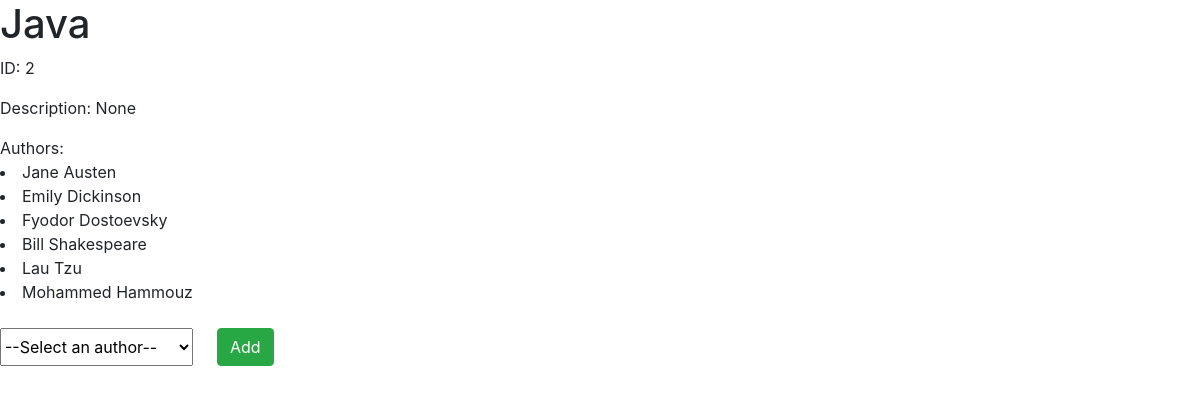
The page /books/2 on the database its author committed.
### Author_app/models.py (models this page shows)
class Book(models.Model):
    title=models.CharField(max_length=255)
    desc=models.TextField(null=True)
    authors=models.ManyToManyField(Author,related_name="books")
    created_at=models.DateTimeField(auto_now_add=True)
    updated_at=models.DateTimeField(auto_now=True)

class Author(models.Model):
    first_name=models.CharField(max_length=45)
    last_name=models.CharField(max_length=45)
    author_notes=models.TextField(null=True)
    created_at=models.DateTimeField(auto_now_add=True)
    updated_at=models.DateTimeField(auto_now=True)

### Author_app/views.py (the view)
# urls.py: path('books/<int:number>',views.books),
def books(request,number):
    context={
        "Some_Book":models.some_book(number),
        "All_Authors":models.all_authors(),
    }
    return render(request,"some_book.html",context)

### Author_app/models.py (called while the page is built)
def some_book(number):
    return Book.objects.get(id=number)

def all_authors():
    return Author.objects.all()

### Author_app/templates/some_book.html (shortened to what this page needs)
<!DOCTYPE html>
<html lang="en">
<head>
    {%load static%}
    <link rel="stylesheet" href="{%static 'css/bootstrap.css'%}">
</head>
<body>
    <h1>{{Some_Book.title}}</h1>
    <p>ID: {{Some_Book.id}}</p>
    <p>Description: {{Some_Book.desc}}</p>
    <div>Authors: {%for x in Some_Book.authors.all%}
        <li>{{x.first_name}} {{x.last_name}}</li>
        {%endfor%}
    </div>
    <form action="/some_book" method="POST" class="formInRow">
        <select class="form-select" name="assigned_author">
            <option selected>--Select an author--</option>
        </select>
        <input value="Add" type="submit" class="btn btn-success">
    </form>
</body>
</html>

### Author_app/templates/some_book.html (style rules this page uses)
.formInRow { display: flex; flex-direction: row; margin-top: 2%; }
.formInRow>select { margin-right: 2%; }

### rows shown on the page
Book: title "Java", id "2", desc "None"
Author: first_name "Jane", last_name "Austen"
Author: first_name "Emily", last_name "Dickinson"
Author: first_name "Fyodor", last_name "Dostoevsky"
Author: first_name "Bill", last_name "Shakespeare"
Author: first_name "Lau", last_name "Tzu"
Author: first_name "Mohammed", last_name "Hammouz"
